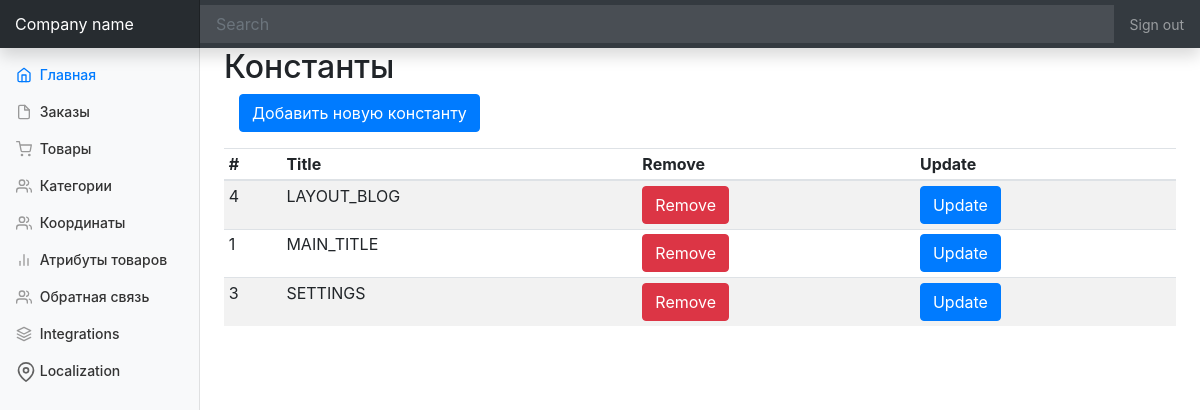
Page /index.php?ctrl=Constants&act=constList on the committed database.
### tables this page shows
CREATE TABLE IF NOT EXISTS `constants` (
  `constantID` int(11) NOT NULL AUTO_INCREMENT,
  `constantTitle` varchar(100) NOT NULL,
  UNIQUE KEY `constantID` (`constantID`),
  UNIQUE KEY `constantTitle` (`constantTitle`)
);

### controllers/panel/MainController.php (called while the page is built, shortened)
<?php
class MainController extends BaseController {
    public function start(  ){
        $controller = $this->request->getGetValue('ctrl');
        $action = $this->request->getGetValue('act');
        $controllerClass = "controllers\\panel\\{$controller}Controller";
        if(class_exists($controllerClass)){
            $controllerInstance = new $controllerClass();
        }
        if(method_exists($controllerClass, "{$action}Action")){
            $viewToInclude = $controllerInstance->{"{$action}Action"}();
        }
        else{
            $controller = "Home";
            $action = "index";
            $controllerClass = "controllers\\panel\\{$controller}Controller";
            $controllerInstance = new $controllerClass();
            $viewToInclude = $controllerInstance->{"{$action}Action"}();
        }
        $this->view = $controllerInstance->view;
        include_once "views/Default/header.php";
        include_once "views/$controller/$viewToInclude.php";
    }
}

### index.php (called while the page is built, shortened)
<?php
$app = new MainController();
$app->start();

### controllers/panel/BaseController.php (called while the page is built, shortened)
<?php
class BaseController{
    public function __construct(){
        $this->view = new View();
    }
}

### utils/View.php (called while the page is built, shortened)
<?php
class View{
    private $storage = [];
    public function __get($name){
        if(isset($this->storage[$name])){
            return $this->storage[$name];
        }
        return null;
    }
    public function __set($name, $value){
        $this->storage[$name] = $value;
    }
}

### models/Constant.php (called while the page is built, shortened)
<?php
class Constant
{
    public static function GetConstants( $limit = 10 , $offset = 0)
    {
        $stm = MySQL::$db->prepare("SELECT * FROM constants LIMIT $offset,$limit");
        $stm->execute();
        $constants = $stm->fetchAll(\PDO::FETCH_OBJ);
        return $constants;
    }
}

### controllers/panel/ConstantsController.php (called while the page is built, shortened)
<?php
class ConstantsController extends BaseController
{
    public function constListAction(  )
    {
        $this->view->constants = Constant::GetConstants(10,0);
        return 'constants-list';
    }
}

### views/Constants/constants-list.php (the view, shortened to what this page needs)
<main role="main" class="col-md-9 ml-sm-auto col-lg-10 px-4">
    <h2>Константы </h2>
    <form class="col-12">
        <div class="form-group">
            <a href="index.php?ctrl=Constants&act=addConst" class="btn btn-primary">Добавить новую константу</a>
        </div>
    </form>
    <div class="table-responsive">
        <table class="table table-striped table-sm">
            <thead>
            <tr>
                <th>#</th>
                <th>Title </th>
                <th>Remove</th>
                <th>Update</th>
            </tr>
            </thead>
            <tbody>
            <?php foreach ( $this->view->constants as $const ) { ?>
                <tr data-const-id="<?= $const->constantID ?>">
                    <td><?= $const->constantID  ?></td>
                    <td><?= $const->constantTitle ?></td>
                    <td><button data-const-id="<?= $const->constantID ?>" class="btn btn-danger" >Remove</button></td>
                    <td><a class="btn btn-primary" href="#">Update</a></td>
                </tr>
            <?php } ?>
            </tbody>
        </table>
    </div>
</main>
</div>
</div>

### assets/css/styles.css (style rules this page uses)
body { font-size: .875rem; }
[role="main"] { padding-top: 48px; }

### rows in the picture
constants: constantID "4", constantTitle "LAYOUT_BLOG"
constants: constantID "1", constantTitle "MAIN_TITLE"
constants: constantID "3", constantTitle "SETTINGS"
